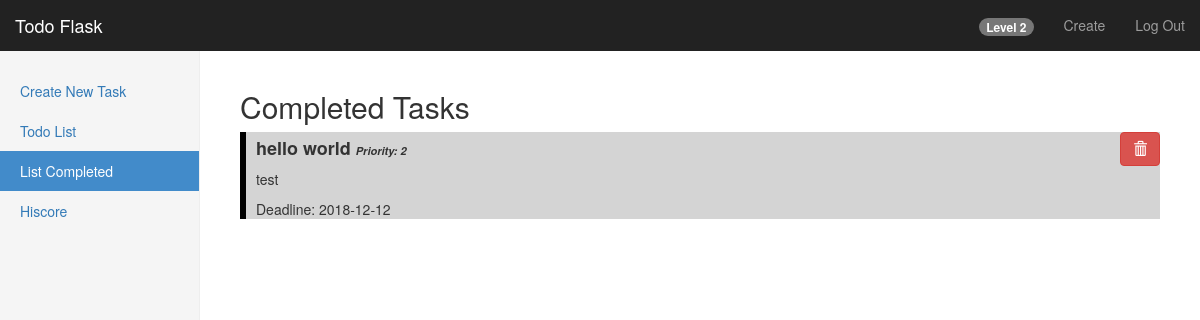
Screenshot of /dashboard/complete (signed in) with the database file from the repository.
### models/task.py (models this page shows)
class Task(db.Model):
    id = db.Column(db.Integer, primary_key=True)
    user_id = db.Column(db.Integer, db.ForeignKey('user.id'))
    title = db.Column(db.String(50))
    description = db.Column(db.String(200))
    priority = db.Column(db.Integer)
    completed = db.Column(db.Integer)
    xp = db.Column(db.Integer)
    deadline = db.Column(db.Date)

### route.py (the view)
@app.route('/dashboard/complete')
@login_required
def dashboard_complete():
    tasks = Task.query.filter_by(completed='1', user_id=current_user.id).order_by(Task.priority.desc()).all()
    if (request.args.get('delete') == '1'):
        Task.query.filter_by(id=int(request.args.get('id'))).delete()
        db.session.commit()
        return redirect(url_for('dashboard_complete'))
    return render_template('/dashboard/complete.html', tasks=tasks, level=get_user_level(current_user))

### controllers/experience_controller.py (called while the page is built)
def get_user_level(current_user):
    user = Experience.query.filter_by(author=current_user).first()
    return user.level

### route.py (called while the page is built)
@login_manager.user_loader
def load_user(user_id):
    return User.query.get(int(user_id))

### templates/dashboard/complete.html (shortened to what this page needs)
{% extends "bootstrap/base.html" %}
{% import "bootstrap/wtf.html" as wtf %}
{% block styles %}
    {{super()}}
    <link rel="stylesheet" href="{{url_for('.static', filename='dashboard.css')}}">
    <link rel="stylesheet" href="{{url_for('.static', filename='dashboard-list.css')}}">
{% endblock %}
{% block content %}
    <nav class="navbar navbar-inverse navbar-fixed-top">
        <div class="container-fluid">
            <div class="navbar-header">
                <a class="navbar-brand" href="#">Todo Flask</a>
            </div>
            <div id="navbar" class="navbar-collapse collapse">
                <ul class="nav navbar-nav navbar-right">
                    <li><a><span class="badge">Level {{level}}</span></a></li>
                    <li><a href="/dashboard/create">Create</a></li>
                    <li><a href="/logout">Log Out</a></li>
                </ul>
            </div>
        </div>
    </nav>
    <div class="container-fluid">
        <div class="row">
            <div class="col-sm-3 col-md-2 sidebar">
                <ul class="nav nav-sidebar">
                    <li><a href="/dashboard/create">Create New Task</a></li>
                    <li><a href="/dashboard/list">Todo List</a></li>
                    <li class="active"><a href="/dashboard/complete">List Completed</a></li>
                    <li><a href="/dashboard/hiscore">Hiscore</a></li>
                </ul>
            </div>
            <div class="col-sm-9 col-sm-offset-3 col-md-10 col-md-offset-2 main">
                <h2>Completed Tasks</h2>
                {% for task in tasks %}
                    <div class="header-title">
                        <a href="/dashboard/list?delete=1&id={{task.id}}" class="pull-right btn btn-danger btn-small">
                            <span class="glyphicon glyphicon-trash"></span>
                        </a>
                        <h4>{{task.title}} <span class="small-text">Priority: {{task.priority}}</span></h4>
                        <p>{{task.description}}</p>
                        <p>Deadline: {{task.deadline}}</p>
                    </div>
                {% endfor %}
            </div>
        </div>
    </div>
{% endblock %}

### static/dashboard.css (style rules this page uses)
body { padding-top: 50px; }
.navbar-fixed-top { border: 0; }
.sidebar { display: none; }
@media (min-width: 768px) { .sidebar { position: fixed; top: 51px; bottom: 0; left: 0; z-index: 1000; display: block; padding: 20px; overflow-x: hidden; overflow-y: auto; background-color: #f5f5f5; border-right: 1px solid #eee; } }
.nav-sidebar { margin-right: -21px; margin-bottom: 20px; margin-left: -20px; }
.nav-sidebar > li > a { padding-right: 20px; padding-left: 20px; }
.nav-sidebar > .active > a, .nav-sidebar > .active > a:hover, .nav-sidebar > .active > a:focus { color: #fff; background-color: #428bca; }
.main { padding: 20px; }
@media (min-width: 768px) { .main { padding-right: 40px; padding-left: 40px; } }

### static/dashboard-list.css (style rules this page uses)
.header-title { border-left: 6px solid #000000; background: #d4d4d4; height: auto; margin: -1px 0; }
.header-title > h4 { font-weight: 700; margin-left: 10px; padding-top: 7px; }
.header-title > p { margin-left: 10px; }
.small-text { font-size: 11px; font-style: italic; }

### rows the page displays
Task: title "hello world", priority "2", description "test", deadline "2018-12-12"

### other values shown
{{ level }} "2"
